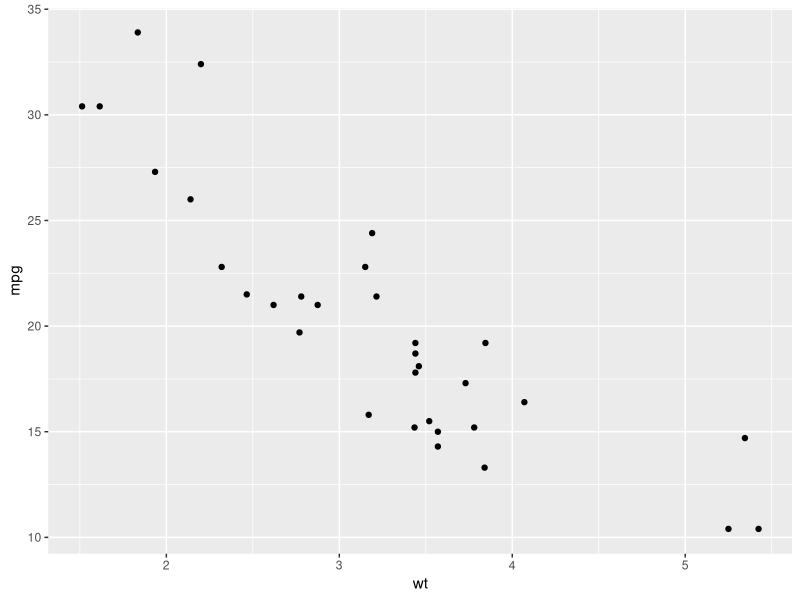
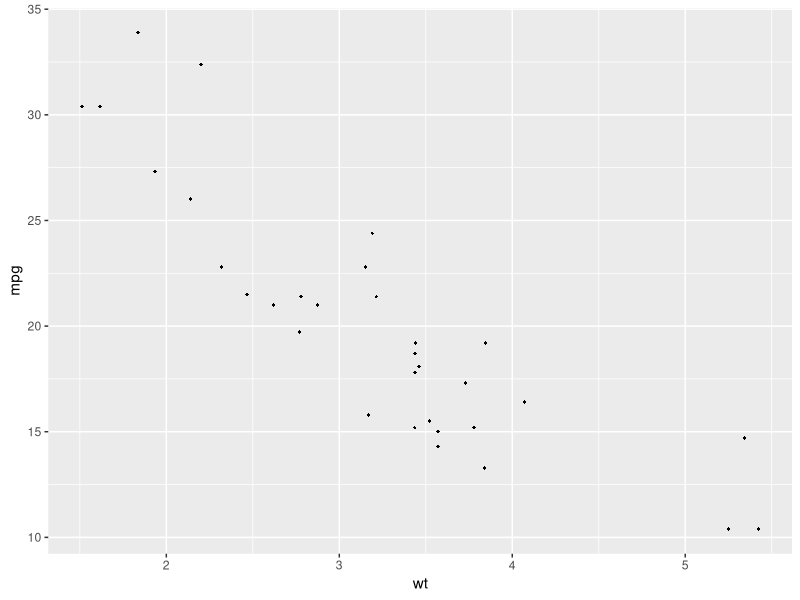
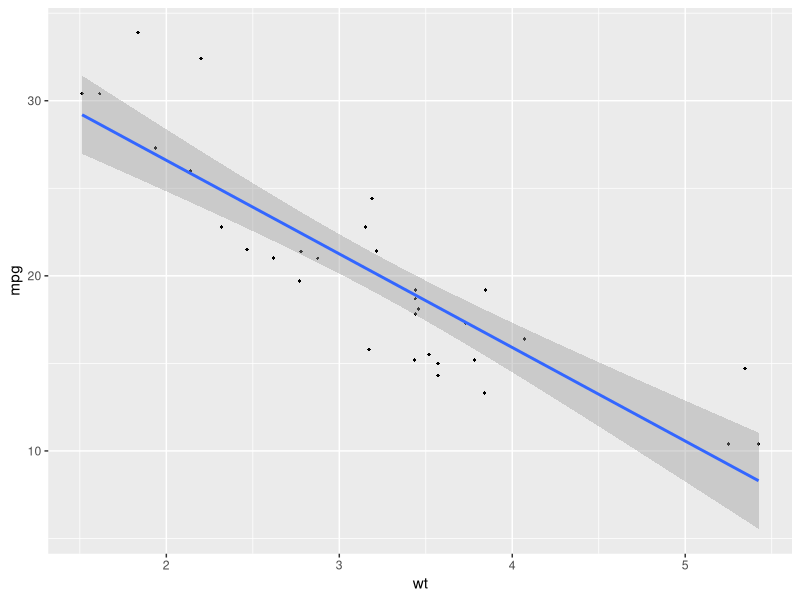
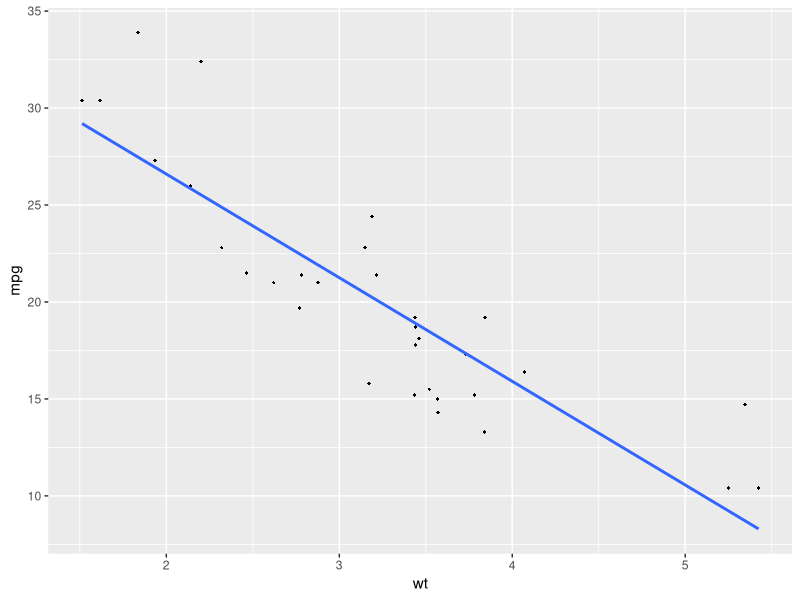
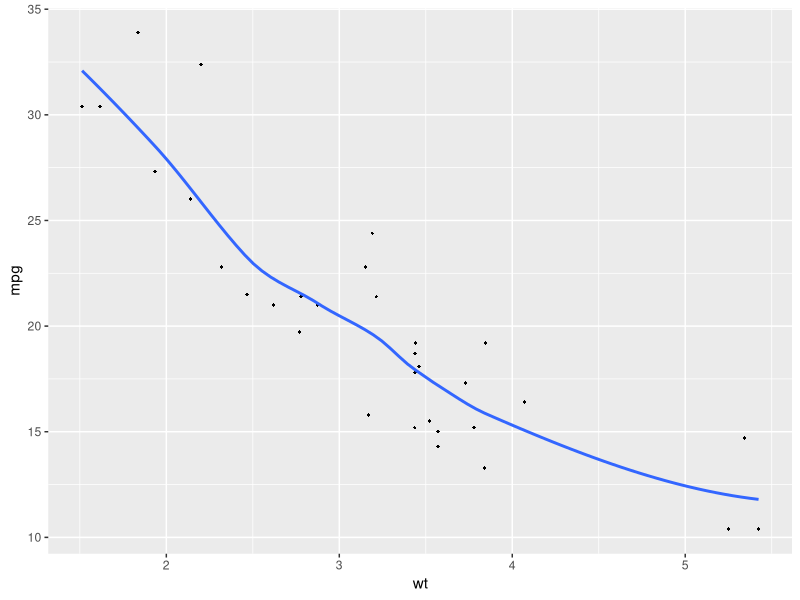
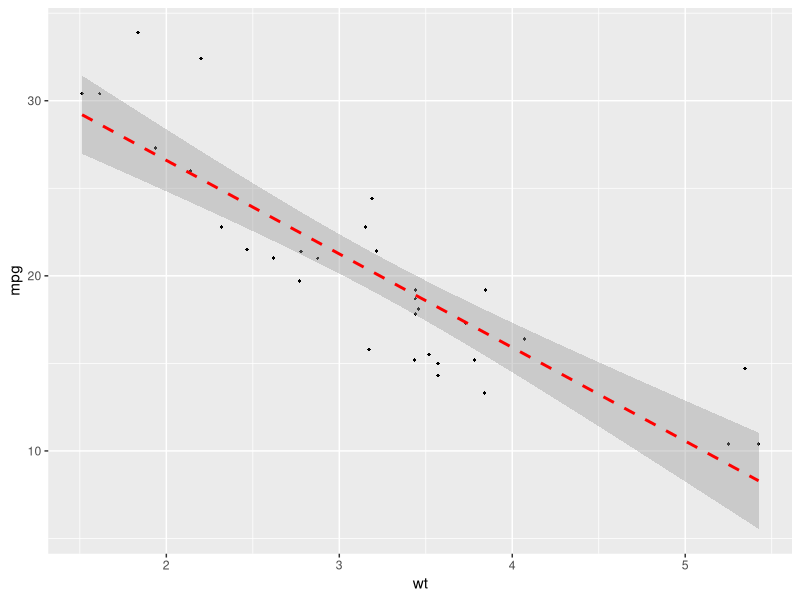
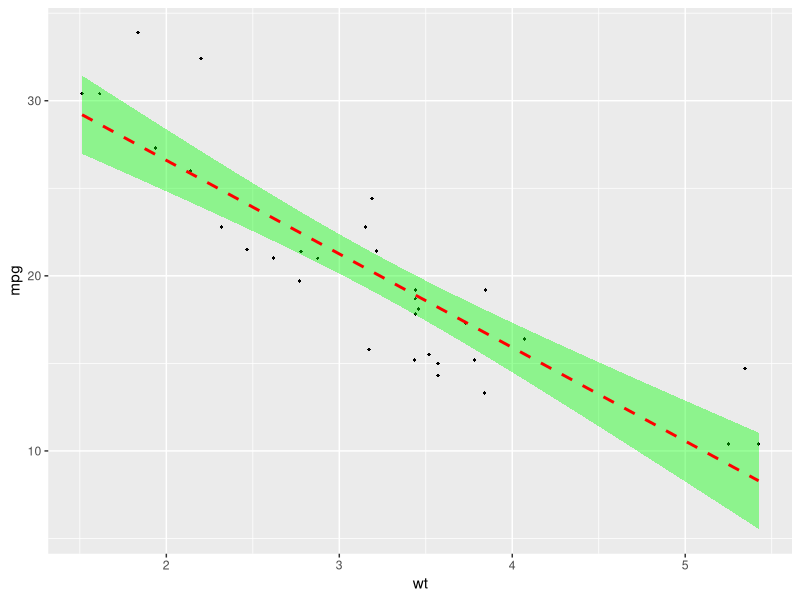
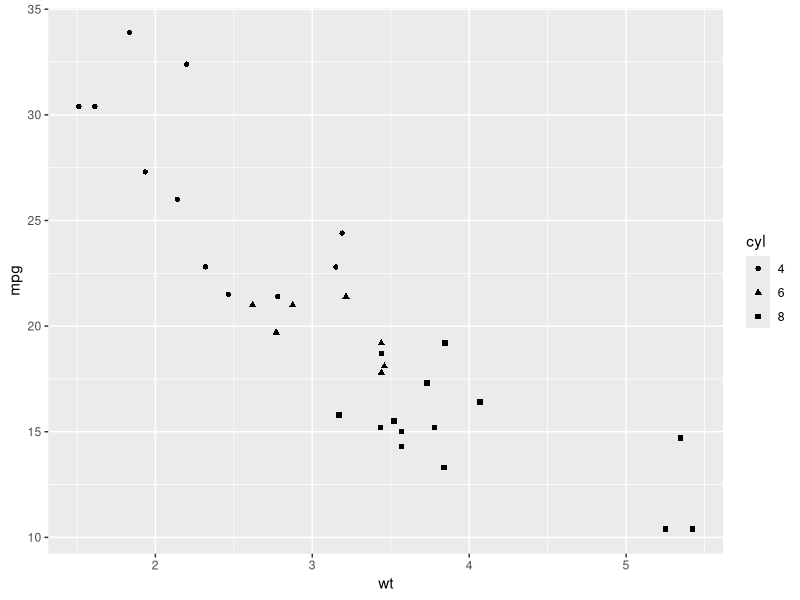

Write R code to recreate these figures, in order.
install.packages("ggplot2")
library(ggplot2)

dataset=mtcars

#generating a basic scatter plot
ggplot(dataset, aes(x = wt, y = mpg)) + 
  geom_point()
ggplot(dataset, aes(x = wt, y = mpg)) + 
  geom_point(size=1,shape=18)
#adding the regression line
ggplot(dataset, aes(x = wt, y = mpg)) + 
  geom_point(size=1,shape=18) +
  geom_smooth(method = lm)

#removing the confidence interval

ggplot(dataset, aes(x = wt, y = mpg)) + 
  geom_point(size=1,shape=18) +
  geom_smooth(method = lm, se = FALSE)

#loess method
ggplot(dataset, aes(x = wt, y = mpg)) + 
  geom_point(size=1,shape=18) +
  geom_smooth(se = FALSE)

#change the line type and color

ggplot(dataset, aes(x = wt, y = mpg)) + 
  geom_point(size=1,shape=18) +
  geom_smooth(method = lm, linetype = "dashed",
              color = "red")

#changing the confidence interval color

ggplot(dataset, aes(x = wt, y = mpg)) + 
  geom_point(size=1,shape=18) +
  geom_smooth(method = lm, linetype = "dashed",
              color = "red", fill = "green")

#scatter plot with multiple groups
#converting the cyl column from a neumeric to factor variable

dataset$cyl=as.factor(dataset$cyl)
dataset$cyl
 
#changing the point shapes by the levels of cyl

ggplot(dataset, aes(x = wt, y = mpg, shape = cyl)) + 
  geom_point()
#changing point shapes and colors

ggplot(dataset, aes(x = wt, y = mpg, shape = cyl, colour = cyl, size = cyl)) + 
  geom_point()
